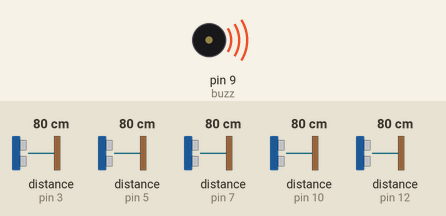
Bench run of a sketch on a simulated Arduino Uno, built with avr-gcc and run on an emulated ATmega328P. Parts: buzzer (waves = sounding). Wiring (inferred from the names in the program): 5 × ultrasonic range finder: trigger pin 2, echo pin 3 / trigger pin 4, echo pin 5 / trigger pin 6, echo pin 7 / trigger pin 8, echo pin 10 / trigger pin 11, echo pin 12. The test bench sets the inputs (shaded band); at power-on: distance to the obstacle (sensors on pin 3, pin 5, pin 7, pin 10, pin 12) 80 cm. The echo pulse lasts 58.3 µs per cm; what the sketch prints to the serial monitor is not drawn.

Above: at 0.1 s.
Timing chart, 0 to 1.6 s (numbered marks = the images above):
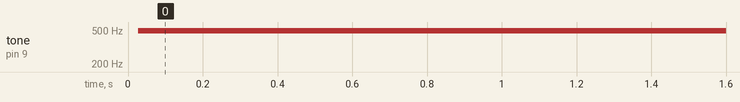

Measured:
- by itself, tone on pin 9 (buzz): silent → 490 Hz at 0.03 s

The sketch:

WALKING_STICK___DITCH___BUMP_AT_5.ino
```cpp
#define trigPin1 2
#define echoPin1 3
#define trigPin2 4
#define echoPin2 5
#define trigPin3 6
#define echoPin3 7
#define trigPin4 8
#define echoPin4 10
#define trigPin5 11
#define echoPin5 12
#define buzz 9

long duration, distance, RightSensor,LeftSensor,FrontSensor, DitchSensor, BumpSensor, Measure1, Measure2,Measure3, Measure4, Measure5, Threshold, Threshold1, Threshold2, Threshold3, Threshold4, Threshold5;
void setup()
{
Serial.begin (9600);
pinMode(trigPin1, OUTPUT);
pinMode(echoPin1, INPUT);
pinMode(trigPin2, OUTPUT);
pinMode(echoPin2, INPUT);
pinMode(trigPin3, OUTPUT);
pinMode(echoPin3, INPUT);
pinMode(trigPin4, OUTPUT);
pinMode(echoPin4, INPUT);
pinMode(trigPin5, OUTPUT);
pinMode(echoPin5, INPUT);
pinMode(buzz, OUTPUT);
}

void loop()
{
SonarSensor(trigPin1, echoPin1);
RightSensor = distance;
SonarSensor(trigPin2, echoPin2);
LeftSensor = distance;
SonarSensor(trigPin3, echoPin3);
FrontSensor = distance;
SonarSensor(trigPin4, echoPin4);
DitchSensor = distance;
SonarSensor(trigPin5, echoPin5);
BumpSensor = distance;
Serial.println("LEFT");
Serial.println(LeftSensor);
Serial.println("RIGHT");
Serial.println(RightSensor);
Serial.println("FRONT");
Serial.println(FrontSensor);
Serial.println("DITCH");
Serial.println(DitchSensor);
Serial.println("BUMP");
Serial.println(BumpSensor);
  if(RightSensor<100 && RightSensor>0 && RightSensor!=0)
  {
    //Right
    analogWrite(buzz,120);
    delay(1000);
    digitalWrite(buzz, LOW);
    delay(1000);

  }
  if(LeftSensor<100 && LeftSensor>0)
  {
    //left
    analogWrite(buzz,120);
    delay(500);
    digitalWrite(buzz, LOW);
    delay(500);
  }
  if(FrontSensor<100 && FrontSensor>0)
  {
    analogWrite(buzz,255);
    delay(50);
  }
  if(DitchSensor>45)
  {
    delay(2);
    SonarSensor(trigPin4, echoPin4);
    Measure1 = distance;
    delay(10);
    SonarSensor(trigPin4, echoPin4);
    Measure2 = distance;
    Threshold=Measure2-Measure1;
    Threshold1=DitchSensor-Measure1;
    Threshold2=DitchSensor-Measure2;
    if(Threshold>20 || Threshold1>20 || Threshold2>20)
    {
     analogWrite(buzz,230);
     delay(50);
    }
  }
  if(BumpSensor<150)
  {
    delay(2);
    SonarSensor(trigPin5, echoPin5);
    Measure3 = distance;
    delay(10);
    SonarSensor(trigPin5, echoPin5);
    Measure4 = distance;
    Threshold3=Measure2-Measure1;
    Threshold4=DitchSensor-Measure1;
    Threshold5=DitchSensor-Measure2;
    if(Threshold<10 || Threshold1<10 || Threshold2<10)
    {
     analogWrite(buzz,230);
     delay(500);
     digitalWrite(buzz, LOW);
     delay(500);
    }
  }
  else
  {
    digitalWrite(buzz,LOW);
    delay(10);

  }
}

void SonarSensor(int trigPin,int echoPin)
{
    digitalWrite(trigPin, LOW);
    delayMicroseconds(2);
    digitalWrite(trigPin, HIGH);
    delayMicroseconds(10);
    digitalWrite(trigPin, LOW);
    duration = pulseIn(echoPin, HIGH);
    distance = (duration/2) / 29.1;
}
```
